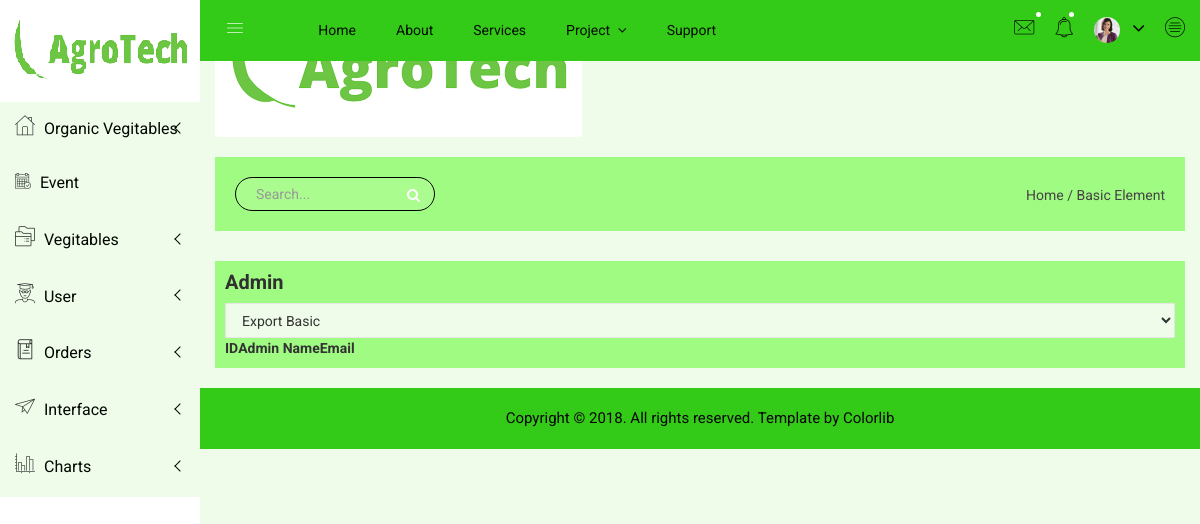
Page /index.php/user/admin on the earlier database version.
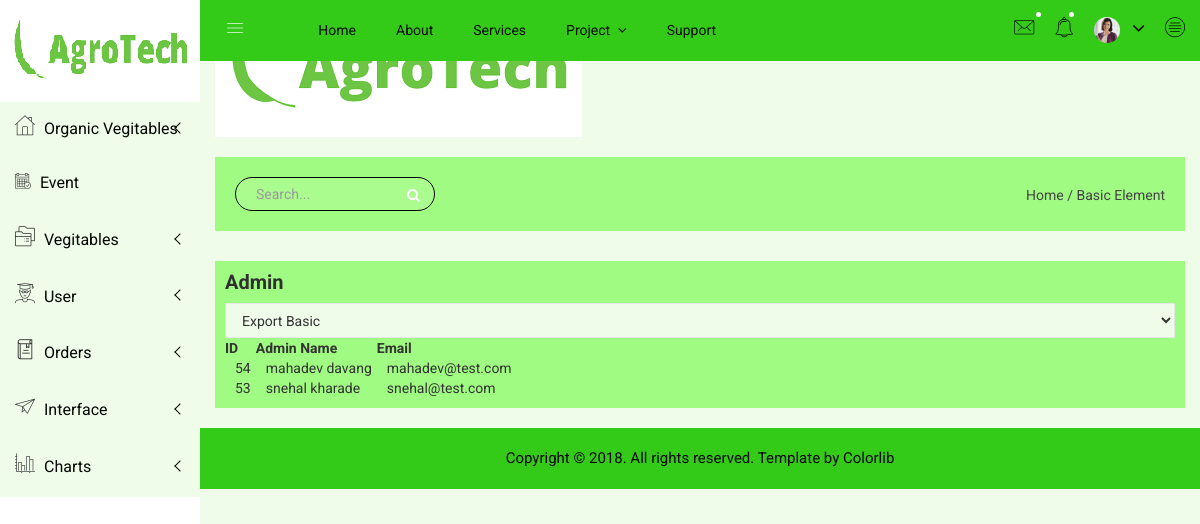
Same page on the later database version.
### tables this page shows
CREATE TABLE IF NOT EXISTS `user_mst` (
  `user_id` int(11) NOT NULL AUTO_INCREMENT,
  `user_name` varchar(255) NOT NULL,
  `password` varchar(255) NOT NULL,
  `email` varchar(255) NOT NULL,
  `user_type` int(11) NOT NULL,
  PRIMARY KEY (`user_id`)
);

### application/views/includes/main_layout.php (called while the page is built, shortened)
<?php
$this->load->view('includes/header');
$this->load->view('includes/left_menu');
$this->load->view('includes/mobile_menu_area');
$this->load->view($inner_view);
?>

### application/controllers/User.php (called while the page is built, shortened)
<?php
class User extends CI_Controller {
	function __construct(){
		$this->load->Model('User_Model');
		$config['upload_path']          = './uploads/vegetables/';
        $config['allowed_types']        = 'gif|jpg|png|jpeg';
        $config['max_size']             = 500;
        $config['max_width']            = 1024;
        $config['max_height']           = 768;
        $this->load->library('upload', $config);
		}
	function admin(){
		$rs=$this->User_Model->getadmin();
		$data['users']=$rs;
		$data['inner_view']='admin_list';
		$this->load->view('includes/main_layout',$data);
	}
}
?>

### index.php (called while the page is built, shortened)
<?php
require_once BASEPATH.'core/CodeIgniter.php';

### application/models/User_Model.php (called while the page is built, shortened)
<?php
class User_Model extends CI_Model {
	function getadmin()
	{
		$this->db->where('user_type','1');
	    $result=$this->db->get('user_mst');
	    return $result->result_array();
	}
}
?>

### application/views/admin_list.php (the view, shortened to what this page needs)
<div class="data-table-area mg-b-15">
            <div class="container-fluid">
                <div class="row">
                    <div class="col-lg-12 col-md-12 col-sm-12 col-xs-12">
                        <div class="sparkline13-list">
                            <div class="sparkline13-hd">
                                <div class="main-sparkline13-hd">
                                    <h1>Admin <span class="table-project-n"></span></h1>
                                </div>
                            </div>
                            <div class="sparkline13-graph">
                                <div class="datatable-dashv1-list custom-datatable-overright">
                                    <div id="toolbar">
                                        <select class="form-control dt-tb">
											<option value="">Export Basic</option>
										</select>
                                    </div>
                                    <table id="table" data-toggle="table" data-pagination="true" data-search="true" data-show-columns="true" data-show-pagination-switch="true" data-show-refresh="true" data-key-events="true" data-show-toggle="true" data-resizable="true" data-cookie="true"
                                        data-cookie-id-table="saveId" data-show-export="true" data-click-to-select="true" data-toolbar="#toolbar">
                                        <thead>
                                            <tr>
                                                <th data-field="id">ID</th>
                                                <th data-field="email" data-editable="true">Admin Name</th>
                                                <th data-field="phone" data-editable="true">Email</th>
                                            </tr>
                                        </thead>
                                        <tbody>
                                        <?php for($i=0;$i<count($users);$i++){?>
                                            <tr>
                                                <td><?php echo $users[$i]['user_id']?></td>
                                                <td><?php echo $users[$i]['user_name'];?></td>
                                                <td><?php echo $users[$i]['email'];?></td>
                                            </tr>
                                        <?php } ?>
                                        </tbody>
                                    </table>
                                </div>
                            </div>
                        </div>
                    </div>
                </div>
            </div>
        </div>

Differences in the rows shown:
added user_mst: user_id "54", user_name "mahadev davang", email "mahadev@test.com"
added user_mst: user_id "53", user_name "snehal kharade", email "snehal@test.com"
